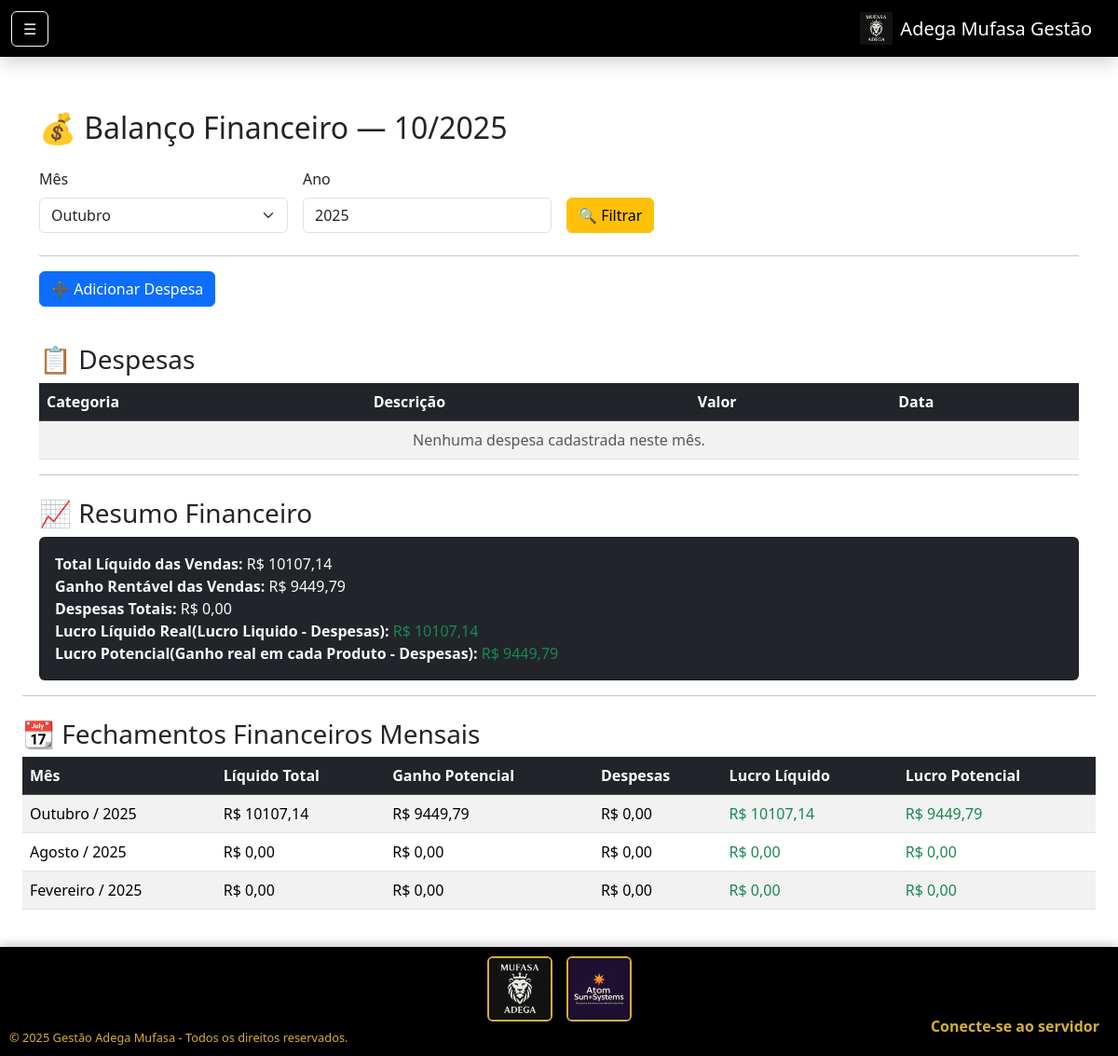
The page /dash/balance/ (signed in) on the database its author committed.
### core/models.py (models this page shows)
class Prime(models.Model):
    ativo = models.BooleanField(default=True)
    criacao = models.DateTimeField(auto_now_add=True, null=True)
    atualizado = models.DateTimeField(auto_now=True, null=True)
    class Meta:
        abstract = True

class FinanceiroMes(Prime):
    mes = models.PositiveSmallIntegerField()
    ano = models.PositiveSmallIntegerField()
    total_liquido = models.DecimalField(max_digits=12, decimal_places=2, default=0)
    total_ganho_potencial = models.DecimalField(max_digits=12, decimal_places=2, default=0)
    total_despesas = models.DecimalField(max_digits=12, decimal_places=2, default=0)
    lucro_liquido = models.DecimalField(max_digits=12, decimal_places=2, default=0)
    lucro_potencial = models.DecimalField(max_digits=12, decimal_places=2, default=0)
    class Meta:
        unique_together = ('mes', 'ano')
        ordering = ['-ano', '-mes']
        verbose_name = "Fechamento Financeiro Mensal"
        verbose_name_plural = "Fechamentos Financeiros Mensais"
    def __str__(self):
        meses = [
            "Janeiro", "Fevereiro", "Março", "Abril", "Maio", "Junho",
            "Julho", "Agosto", "Setembro", "Outubro", "Novembro", "Dezembro"
        ]
        return f"{meses[self.mes - 1]} / {self.ano}"
    @classmethod
    def gerar_ou_atualizar(cls, mes=None, ano=None):
        from core.models import Venda, ItemVenda, Despesa  # evite import circular
        now = datetime.now()
        mes = mes or now.month
        ano = ano or now.year
        obj, _ = cls.objects.get_or_create(mes=mes, ano=ano)
        vendas = Venda.objects.filter(data__year=ano, data__month=mes)
        total_liquido = vendas.aggregate(Sum('valor_liquido'))['valor_liquido__sum'] or 0
        itens = ItemVenda.objects.filter(venda__in=vendas).select_related('produto')
        total_ganho_potencial = sum(
            (item.produto.ganho_potencial or 0) * item.quantidade for item in itens
        )
        despesas = Despesa.objects.filter(data__year=ano, data__month=mes)
        total_despesas = despesas.aggregate(Sum('valor'))['valor__sum'] or 0
        obj.total_liquido = total_liquido
        obj.total_ganho_potencial = total_ganho_potencial
        obj.total_despesas = total_despesas
        obj.lucro_liquido = total_liquido - total_despesas
        obj.lucro_potencial = total_ganho_potencial - total_despesas
        obj.save()
        return obj

### core/views.py (the view)
# urls.py: path("dash/balance/", financeiro_mensal, name='balanco'),
def financeiro_mensal(request):
    if request.method == 'POST':
        form = DespesaForm(request.POST)
        if form.is_valid():
            form.save()
            return redirect('balanco')
    else:
        form = DespesaForm()
    mes = int(request.GET.get('mes', datetime.now().month))
    ano = int(request.GET.get('ano', datetime.now().year))
    despesas = Despesa.objects.filter(
        data__year=ano,
        data__month=mes
    ).select_related('categoria')
    vendas = Venda.objects.filter(data__year=ano, data__month=mes)
    total_liquido = vendas.aggregate(Sum('valor_liquido'))['valor_liquido__sum'] or 0
    itens = ItemVenda.objects.filter(venda__in=vendas).select_related('produto')
    total_ganho_potencial = sum(
        (item.produto.ganho_potencial or 0) * item.quantidade
        for item in itens
    )
    total_despesas = despesas.aggregate(Sum('valor'))['valor__sum'] or 0
    lucro_liquido = total_liquido - total_despesas
    lucro_potencial = total_ganho_potencial - total_despesas
    meses_disponiveis = FinanceiroMes.objects.order_by('-ano', '-mes')
    meses = [
        (1, "Janeiro"), (2, "Fevereiro"), (3, "Março"),
        (4, "Abril"), (5, "Maio"), (6, "Junho"),
        (7, "Julho"), (8, "Agosto"), (9, "Setembro"),
        (10, "Outubro"), (11, "Novembro"), (12, "Dezembro")
    ]
    fechamentos = FinanceiroMes.objects.all()
    FinanceiroMes.gerar_ou_atualizar(mes, ano)
    context = {
        'form': form,
        'despesas': despesas,
        'mes': mes,
        'ano': ano,
        'vendas': vendas,
        'itens': itens,
        'total_liquido': round(total_liquido, 2),
        'total_ganho_potencial': round(total_ganho_potencial, 2),
        'total_despesas': round(total_despesas, 2),
        'lucro_liquido': round(lucro_liquido, 2),
        'lucro_potencial': round(lucro_potencial, 2),
        'meses_disponiveis': meses_disponiveis,
        'meses': meses,
        'fechamentos': fechamentos,
    }
    return render(request, 'dash_balanco.html', context)

### core/forms.py
class DespesaForm(forms.ModelForm):
    data = forms.DateField(
        widget=forms.DateInput(attrs={'type': 'date', 'class': 'form-control'}),
        required=True,
        label="Data da Despesa"
    )
    class Meta:
        model = Despesa
        fields = ['categoria', 'descricao', 'valor', 'data']  # ✅ Inclui o campo data
        widgets = {
            'categoria': forms.Select(attrs={'class': 'form-select'}),
            'descricao': forms.TextInput(attrs={'class': 'form-control'}),
            'valor': forms.NumberInput(attrs={'class': 'form-control', 'step': '0.01'}),
        }

### core/models.py (called while the page is built)
    def __str__(self):
        return self.nome

### core/templates/dash_balanco.html (shortened to what this page needs)
{% extends 'base.html' %}
{% block content %}
<div class="container mt-4">
    <h2 class="mb-4">💰 Balanço Financeiro — {{ mes }}/{{ ano }}</h2>
<form method="get" class="row g-3 mb-4 align-items-end">
    <div class="col-md-3">
        <label for="mes" class="form-label">Mês</label>
        <select name="mes" id="mes" class="form-select">
            {% for i, nome in meses %}
                <option value="{{ i }}" {% if mes == i %}selected{% endif %}>{{ nome }}</option>
            {% endfor %}
        </select>
    </div>
    <div class="col-md-3">
        <label for="ano" class="form-label">Ano</label>
        <input type="number" name="ano" id="ano" value="{{ ano }}" class="form-control" min="2020" max="2100">
    </div>
    <div class="col-md-3">
        <button type="submit" class="btn btn-warning">🔍 Filtrar</button>
    </div>
</form>
<hr>
    <button type="button" class="btn btn-primary mb-3" data-bs-toggle="collapse" data-bs-target="#formDespesa">
        ➕ Adicionar Despesa
    </button>
    <h3 class="mt-4">📋 Despesas</h3>
    <table class="table table-striped table-hover">
        <thead class="table-dark">
            <tr>
                <th>Categoria</th>
                <th>Descrição</th>
                <th>Valor</th>
                <th>Data</th>
            </tr>
        </thead>
        <tbody>
            {% for d in despesas %}
            <tr>
                <td>{{ d.categoria.nome }}</td>
                <td>{{ d.descricao }}</td>
                <td>R$ {{ d.valor|floatformat:2 }}</td>
                <td>{{ d.data|date:"d/m/Y" }}</td>
            </tr>
            {% empty %}
            <tr>
                <td colspan="4" class="text-center text-muted">Nenhuma despesa cadastrada neste mês.</td>
            </tr>
            {% endfor %}
        </tbody>
    </table>
    <hr>
    <h3 class="mt-4">📈 Resumo Financeiro</h3>
    <div class="card p-3 bg-dark text-light">
        <ul class="list-unstyled mb-0">
            <li><strong>Total Líquido das Vendas:</strong> R$ {{ total_liquido|floatformat:2 }}</li>
            <li><strong>Ganho Rentável das Vendas:</strong> R$ {{ total_ganho_potencial|floatformat:2 }}</li>
            <li><strong>Despesas Totais:</strong> R$ {{ total_despesas|floatformat:2 }}</li>
            <li><strong>Lucro Líquido Real(Lucro Liquido - Despesas):</strong>
                <span class="{% if lucro_liquido < 0 %}text-danger{% else %}text-success{% endif %}">
                    R$ {{ lucro_liquido|floatformat:2 }}
                </span>
            </li>
            <li><strong>Lucro Potencial(Ganho real em cada Produto - Despesas):</strong>
                <span class="{% if lucro_potencial < 0 %}text-danger{% else %}text-success{% endif %}">
                    R$ {{ lucro_potencial|floatformat:2 }}
                </span>
            </li>
        </ul>
    </div>
</div>
<hr>
<h3 class="mt-4">📆 Fechamentos Financeiros Mensais</h3>
<table class="table table-striped table-hover">
    <thead class="table-dark">
        <tr>
            <th>Mês</th>
            <th>Líquido Total</th>
            <th>Ganho Potencial</th>
            <th>Despesas</th>
            <th>Lucro Líquido</th>
            <th>Lucro Potencial</th>
        </tr>
    </thead>
    <tbody>
        {% for f in fechamentos %}
        <tr>
            <td>{{ f }}</td>
            <td>R$ {{ f.total_liquido|floatformat:2 }}</td>
            <td>R$ {{ f.total_ganho_potencial|floatformat:2 }}</td>
            <td>R$ {{ f.total_despesas|floatformat:2 }}</td>
            <td class="{% if f.lucro_liquido < 0 %}text-danger{% else %}text-success{% endif %}">
                R$ {{ f.lucro_liquido|floatformat:2 }}
            </td>
            <td class="{% if f.lucro_potencial < 0 %}text-danger{% else %}text-success{% endif %}">
                R$ {{ f.lucro_potencial|floatformat:2 }}
            </td>
        </tr>
        {% empty %}
        <tr>
            <td colspan="6" class="text-center text-muted">Nenhum fechamento financeiro registrado ainda.</td>
        </tr>
        {% endfor %}
    </tbody>
</table>
{% endblock %}

### core/templates/base.html (style rules this page uses)
html, body { height: 100%; margin: 0; }
body { background-color: #f8f9fa; overflow-x: hidden; display: flex; flex-direction: column; min-height: 100vh; }

### rows shown on the page
FinanceiroMes: mes+ano "Outubro / 2025", total_liquido "10107,14", total_ganho_potencial "9449,79", total_despesas "0,00", lucro_liquido "10107,14", lucro_potencial "9449,79"
FinanceiroMes: mes+ano "Agosto / 2025", total_liquido "0,00", total_ganho_potencial "0,00", total_despesas "0,00", lucro_liquido "0,00", lucro_potencial "0,00"
FinanceiroMes: mes+ano "Fevereiro / 2025", total_liquido "0,00", total_ganho_potencial "0,00", total_despesas "0,00", lucro_liquido "0,00", lucro_potencial "0,00"

### other values the page prints
{{ mes }} "10"
{{ ano }} "2025"
{{ total_liquido|floatformat:2 }} "10107,14"
{{ total_ganho_potencial|floatformat:2 }} "9449,79"
{{ total_despesas|floatformat:2 }} "0,00"
{{ lucro_liquido|floatformat:2 }} "10107,14"
{{ lucro_potencial|floatformat:2 }} "9449,79"
{{ year|default:"2025" }} "2025"
form field mes "Outubro"
